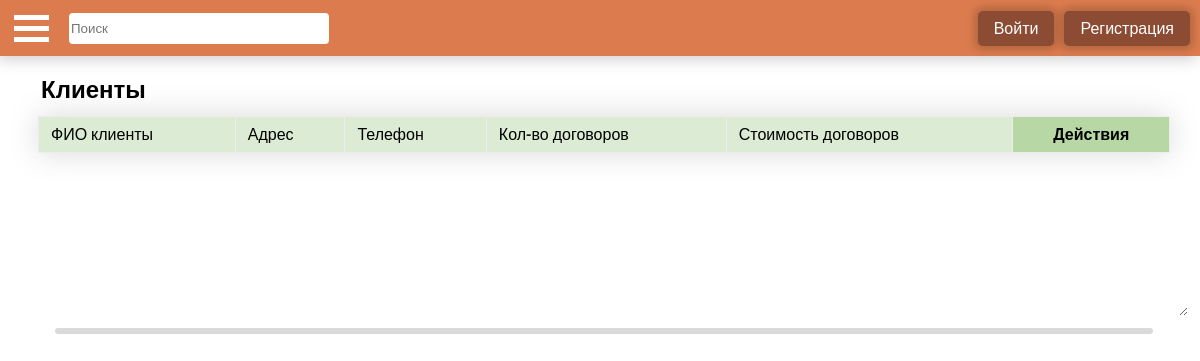
The page /forms/customers on the database as committed earlier.
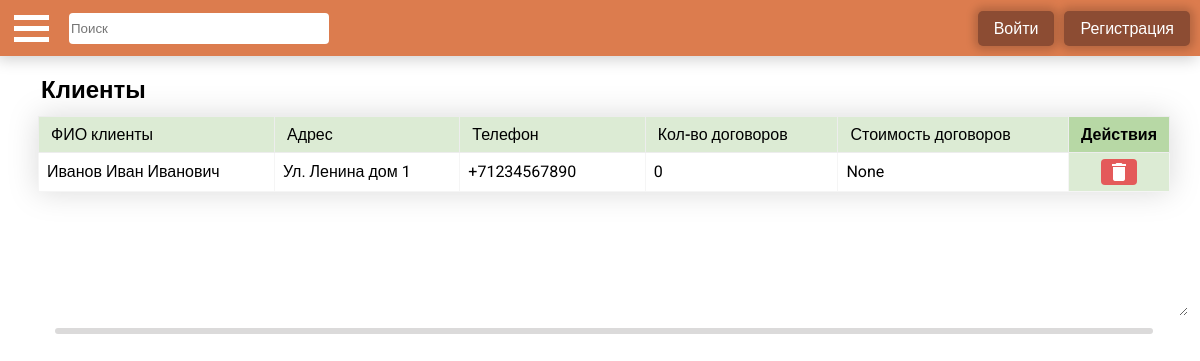
The same page on the database as committed later.
### apps/main_forms/models.py (models this page shows, shortened)
class Customer(models.Model):
    id = models.AutoField(primary_key=True, unique=True)
    address = models.CharField(max_length=255, verbose_name='Адрес')                        # Адрес
    customer_name = models.CharField(max_length=255, verbose_name='ФИО клиента')            # ФИО клиента
    phone = models.CharField(max_length=12, verbose_name='Телефон')                         # Телефон
    objects = models.Manager()

### apps/main_forms/views.py (the view)
# urls.py: path("forms/customers", views.create_customer, name="create_customer"),
def create_customer(request):
    table_data = Customer.objects.annotate(
        num_contracts=Count('contract'),     # Количество связанных договоров.
        total_amount=Sum('contract__price')  # Общая сумма договоров.
    )
    return create_entity(request, table_data, CustomerForm, "main_forms/customers.html", ("customers", 'Клиенты'))

### apps/main_forms/views.py (called while the page is built)
def create_entity(request, table_data, form_class, template_name, this_page):
    register_url = reverse('users:register')
    login_url = reverse('users:login')
    logout_url = reverse('users:logout')
    if request.method == 'POST':
        form = form_class(request.POST)
        if form.is_valid():
            task = form.save(commit=False)
            task.save()
    else:
        form = form_class
    context = {
        'table_data': table_data,
        "form": form,
        "this_page": this_page[0],
        "page_label": this_page[1],
        'register_url': register_url,
        'login_url': login_url,
        'logout_url': logout_url,
    }
    return render(request, template_name, context=context)

### apps/main_forms/templates/main_forms/customers.html (shortened to what this page needs)
{% extends "main_forms/base.html" %}
{% block form_block %}
<div class="table-container">
  <table>
    <thead>
      <tr>
        <th>ФИО клиенты</th>
        <th>Адрес</th>
        <th>Телефон</th>
        <th>Кол-во договоров</th>
        <th>Стоимость договоров</th>
        <th class="action-field"><b>Действия</b></th>
      </tr>
    </thead>
    <tbody>
      {% for row in table_data|slice:'::-1' %}
      <tr>
        <td>{{ row.customer_name }}</td>
        <td>{{ row.address }}</td>
        <td>{{ row.phone }}</td>
        <td>{{ row.num_contracts }}</td>
        <td>{{ row.total_amount }}</td>
        <td class="action-field">
          {% include "main_forms/snippet/action_buttons.html" %}
        </td>
      </tr>
      {% endfor %}
    </tbody>
  </table>
</div>
<div class="resize-handle"></div>
{% endblock %}

### apps/main_forms/templates/main_forms/base.html (shortened to what this page needs)
{% load static %}
<!DOCTYPE html>
<html>
<head>
    <link rel="stylesheet" href="{% static 'main_forms/css/style.css'%}" type="text/css">
    <link rel="stylesheet" href="{% static 'main_forms/css/colors.css'%}" type="text/css">
</head>
<body>
    <header>
        <div class="top-bar col-light-1">
            <div class="open-menu-button" onclick="openMenu(this)">
                <div class="bar1"></div>
                <div class="bar2"></div>
                <div class="bar3"></div>
            </div>
            <input type="text" id="search-input" placeholder="Поиск" style="margin-left: 20px;">
            <div class="accman-btn">
                {% if user.is_authenticated %}
                    <button class="sumbit-button"><a href={{ logout_url }} class="accman-link" style="text-decoration: none;color: white;">Выход</a></button>
                {% else %}
                    <button class="sumbit-button"><a href={{ login_url }} class="accman-link">Войти</a></button>
                    <button class="sumbit-button"><a href={{ register_url }} class="accman-link">Регистрация</a></button>
                {% endif %}
            </div>
        </div>
    </header>
    <main>
        <div id="form-n-table">
            <h2 style="margin-left: 41px; margin-bottom: 0px;">{{ page_label }}</h2>
            <link rel="stylesheet" href="{% static 'main_forms/css/table.css'%}" type="text/css">
            <link rel="stylesheet" href="{% static 'main_forms/css/forms.css'%}" type="text/css">
            <div class="form-block">
                {% block form_block %}
                {% endblock %}
            </div>
        </div>
    </main>
</body>
</html>

### apps/main_forms/templates/main_forms/snippet/action_buttons.html (shortened to what this page needs)
<form method="POST" action="{% url 'delete_item' model_name='Customer' row_id=row.id redirect_name='create_customer'  %}">
    <button class="action-field" type="submit">
        <i class="material-icons md-18" style="margin: 0;">delete</i>
    </button>
</form>

### apps/main_forms/static/main_forms/css/style.css (style rules this page uses)
* { font-family: 'Roboto', sans-serif; }
body { margin: 0; }
main { display: flex; }
.material-icons { margin-right: 8px; vertical-align: bottom; }
.open-menu-button { display: inline-block; cursor: pointer; margin-left: 14px; }
.bar1, .bar2, .bar3 { width: 35px; height: 5px; background-color: #ffffff; margin: 6px 0; transition: 0.4s; }
.top-bar { box-shadow: -3px 3px 15px #0003; display: flex; align-items: center; height: 56px; }
#search-input { margin-left: 20px; border: none; border-radius: 4px; height: 29px; width: 256px; }
.accman-link { text-decoration: none; color: white; }
.accman-btn { margin-left: auto; display: flex; gap: 10px; margin-right: 10px; }
.accman-btn button { font-size: 16px; background-color: #8c4c33; padding: 8px 16px; text-align: center; }
.accman-btn button a { color: white; text-decoration: none; }

### apps/main_forms/static/main_forms/css/colors.css (style rules this page uses)
.col-light-1 { background-color: #dc7c4e; }
th { background-color: #DCEBD4; }

### apps/main_forms/static/main_forms/css/table.css (style rules this page uses)
.table-container { filter: drop-shadow(0px 0px 15px rgba(0, 0, 0, .15)); height: 200px; overflow: auto; padding-inline: 18px; margin-bottom: 12px; margin-top: 12px; resize: vertical; }
table { width: 100%; border-collapse: collapse; background-color: #fff; }
th { padding: 8px 12px; font-weight: 500; text-align: left; border: 1px solid #ededed; }
td { min-width: 132px; padding: 6px 8px; border: 1px solid #f5f5f5; }
.resize-handle { border-radius: 8px; height: 6px; cursor: ns-resize; background-color: #dbdada; margin: 0 auto; width: 94%; touch-action: none; }
th.action-field { text-align: center; background-color: #b7d8a5; }
td.action-field { min-width: auto; background-color: #dcebd4;; width: 0px; }
button.action-field { border: none; background-color: #e45a5a; border-radius: 4px; color: white; }
td.action-field form { padding: 0; justify-content: center; display: flex; margin-left: auto; margin-right: auto; }

### apps/main_forms/static/main_forms/css/forms.css (style rules this page uses)
#form-n-table { width: 100%; }
form { width: 40%; padding: 0px 25px; margin-top: auto; }
.sumbit-button { border-radius: 5px; border: none; color: white; padding: 6px 18px; text-align: center; font-size: 18px; box-shadow: 0 0 8px 4px #0000002e; }
.form-block { display: flex; flex-direction: column; height: 100%; margin-right: 12px; margin-left: 20px; }

Rows that differ between the two databases and show on the page:
added Customer: customer_name "Иванов Иван Иванович", address "Ул. Ленина дом 1", phone "+71234567890", num_contracts "0", total_amount "None"
